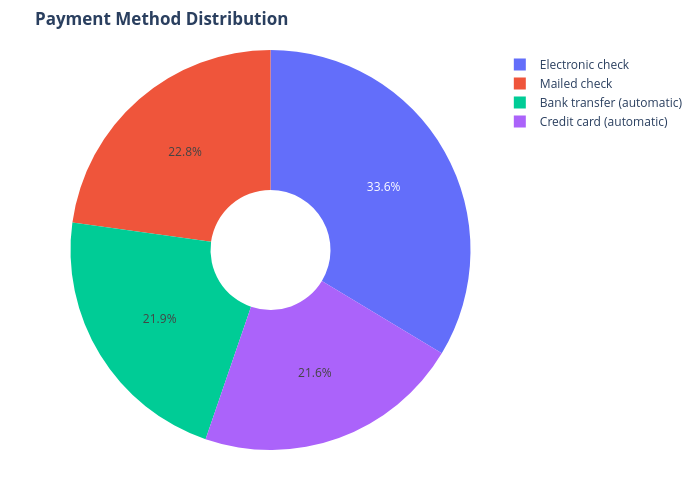

The notebook cell saved with this chart:
### Markdown cell above
* 42% of customers with the Month-to-month contract have churned.
* 11% of the customers with one year contract and 3% with two year contract have churned.

### Code cell
labels = df['PaymentMethod'].unique()
values = df['PaymentMethod'].value_counts()

fig = go.Figure()

fig.add_trace(go.Pie(
    values=values,
    labels=labels,
    hole=0.3,
))

fig.update_layout(
    title_text="<b>Payment Method Distribution</b>",
    width=700,height=500,
    margin=dict(t=50,b=50,l=50,r=50))

fig.show()

### Figure 1 — Plotly figure (JSON) as saved in the notebook; plotly's stock layout.template omitted (floating-point values rounded to 4 significant figures)
{"data": [{"hole": 0.3, "labels": ["Electronic check", "Mailed check", "Bank transfer (automatic)", "Credit card (automatic)"], "type": "pie", "values": [2365, 1604, 1542, 1521]}], "layout": {"height": 500, "margin": {"b": 50, "l": 50, "r": 50, "t": 50}, "title": {"text": "<b>Payment Method Distribution</b>"}, "width": 700}}
